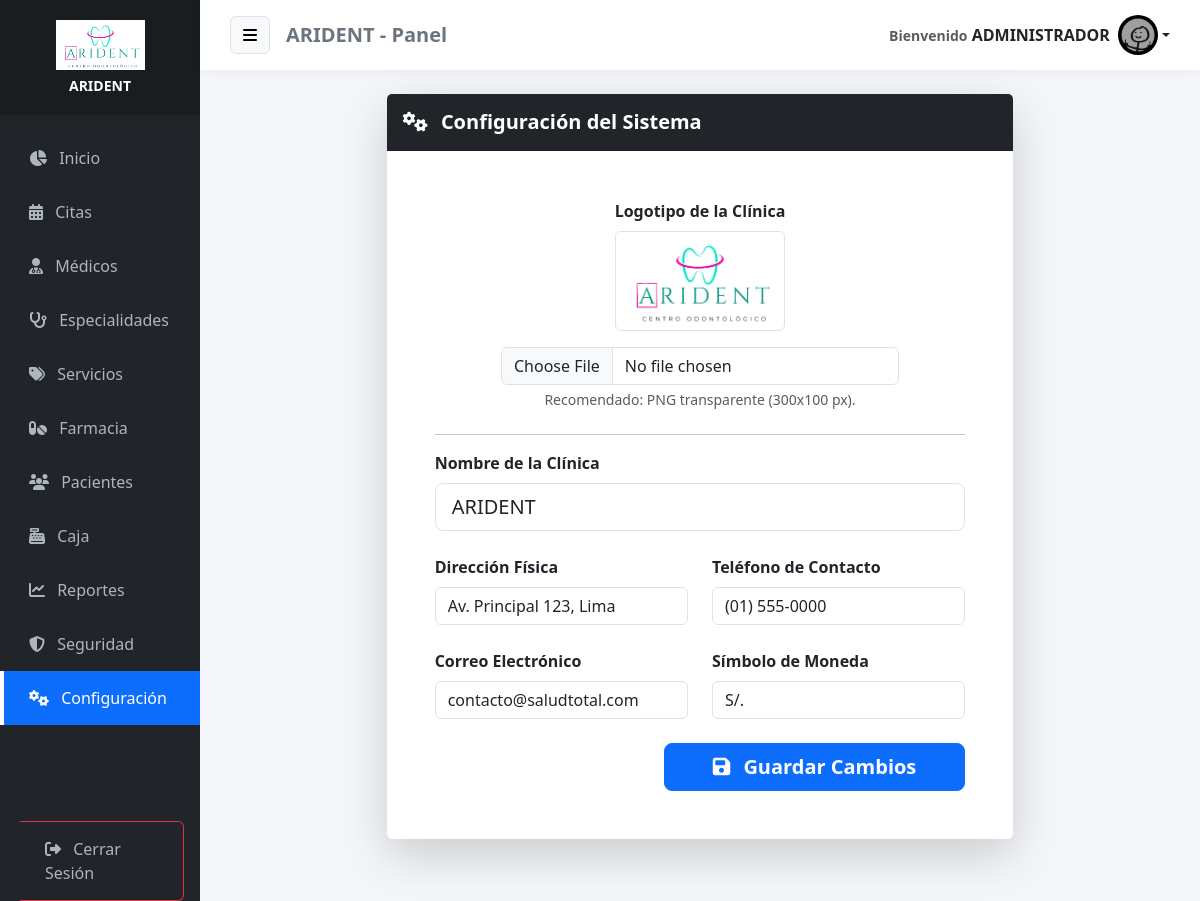
Page /configuracion (signed in) on the committed database.
### tables this page shows
CREATE TABLE IF NOT EXISTS `configuracion` (
  `id` int NOT NULL,
  `nombre_clinica` varchar(100) DEFAULT NULL,
  `direccion` varchar(255) DEFAULT NULL,
  `telefono` varchar(50) DEFAULT NULL,
  `email` varchar(100) DEFAULT NULL,
  `moneda` varchar(5) DEFAULT 'S/.',
  `logo` varchar(255) DEFAULT NULL,
  PRIMARY KEY (`id`)
);

### app/controllers/ConfiguracionController.php (called while the page is built, shortened)
<?php
require_once APP_ROOT . '/models/Configuracion.php';
class ConfiguracionController {
    public function index() {
        $database = new Database();
        $db = $database->connect();
        $configModel = new Configuracion($db);
        $datos = $configModel->obtener();
        require_once APP_ROOT . '/views/admin/configuracion.php';
    }
}

### app/models/Configuracion.php (called while the page is built, shortened)
<?php
class Configuracion {
    private $conn;
    private $table = 'configuracion';
    public function __construct($db) {
        $this->conn = $db;
    }
    public function obtener() {
        $query = "SELECT * FROM " . $this->table . " WHERE id = 1";
        $stmt = $this->conn->prepare($query);
        $stmt->execute();
        return $stmt->fetch(PDO::FETCH_ASSOC);
    }
}

### app/views/admin/configuracion.php (the view, shortened to what this page needs)
<?php require_once APP_ROOT . '/views/layouts/header.php'; ?>
<div class="row justify-content-center">
    <div class="col-md-8">
        <div class="card shadow-lg border-0">
            <div class="card-header bg-dark text-white py-3">
                <h5 class="mb-0 fw-bold"><i class="fas fa-cogs me-2"></i> Configuración del Sistema</h5>
            </div>
            <div class="card-body p-5">
                <form action="<?php echo BASE_URL; ?>/configuracion/guardar" method="POST" enctype="multipart/form-data">
                    <div class="text-center mb-4">
                        <label class="form-label fw-bold d-block">Logotipo de la Clínica</label>
                        <div class="mb-3">
                            <?php if(!empty($datos['logo'])): ?>
                                <img src="<?php echo BASE_URL; ?>/uploads/<?php echo $datos['logo']; ?>?t=<?php echo time(); ?>" alt="Logo Actual" class="img-thumbnail" style="max-height: 100px;">
                            <?php else: ?>
                                <div class="badge bg-secondary p-3">Sin Logo</div>
                            <?php endif; ?>
                        </div>
                        <input type="file" name="logo" class="form-control w-75 mx-auto" accept="image/png, image/jpeg">
                        <div class="form-text">Recomendado: PNG transparente (300x100 px).</div>
                    </div>
                    <hr>
                    <div class="row mb-4">
                        <div class="col-md-12">
                            <label class="form-label fw-bold">Nombre de la Clínica</label>
                            <input type="text" name="nombre" class="form-control form-control-lg" value="<?php echo $datos['nombre_clinica']; ?>" required>
                        </div>
                    </div>
                    <div class="row mb-4">
                        <div class="col-md-6">
                            <label class="form-label fw-bold">Dirección Física</label>
                            <input type="text" name="direccion" class="form-control" value="<?php echo $datos['direccion']; ?>" required>
                        </div>
                        <div class="col-md-6">
                            <label class="form-label fw-bold">Teléfono de Contacto</label>
                            <input type="text" name="telefono" class="form-control" value="<?php echo $datos['telefono']; ?>" required>
                        </div>
                    </div>
                    <div class="row mb-4">
                        <div class="col-md-6">
                            <label class="form-label fw-bold">Correo Electrónico</label>
                            <input type="email" name="email" class="form-control" value="<?php echo $datos['email']; ?>" required>
                        </div>
                        <div class="col-md-6">
                            <label class="form-label fw-bold">Símbolo de Moneda</label>
                            <input type="text" name="moneda" class="form-control" value="<?php echo $datos['moneda']; ?>" required>
                        </div>
                    </div>
                    <div class="d-flex justify-content-end">
                        <button type="submit" class="btn btn-primary btn-lg fw-bold px-5">
                            <i class="fas fa-save me-2"></i> Guardar Cambios
                        </button>
                    </div>
                </form>
            </div>
        </div>
    </div>
</div>
<?php require_once APP_ROOT . '/views/layouts/footer.php'; ?>

### app/views/layouts/header.php (shortened to what this page needs)
<?php
require_once APP_ROOT . '/models/Configuracion.php';
$db_header = new Database();
$conn_header = $db_header->connect();
$configModel_header = new Configuracion($conn_header);
$empresa_header = $configModel_header->obtener();
$nombre_app = !empty($empresa_header['nombre_clinica']) ? $empresa_header['nombre_clinica'] : 'MediCitas';
$logo_app   = !empty($empresa_header['logo']) ? $empresa_header['logo'] : null;
$rol = $_SESSION['id_de_rol_de_usuario'] ?? 0;
$uri = $_SERVER['REQUEST_URI'];
?>
<!DOCTYPE html>
<html lang="es">
<head>
    <link href="https://cdn.jsdelivr.net/npm/bootstrap@5.3.0/dist/css/bootstrap.min.css" rel="stylesheet">
    <link rel="stylesheet" href="https://cdnjs.cloudflare.com/ajax/libs/font-awesome/6.4.0/css/all.min.css">
    <link rel="stylesheet" href="https://cdn.datatables.net/1.13.4/css/dataTables.bootstrap5.min.css">
    <link rel="stylesheet" href="https://cdn.datatables.net/buttons/2.3.6/css/buttons.bootstrap5.min.css">
    <link href="https://cdn.jsdelivr.net/npm/select2@4.1.0-rc.0/dist/css/select2.min.css" rel="stylesheet">
    <link href="https://cdn.jsdelivr.net/npm/select2-bootstrap-5-theme@1.3.0/dist/select2-bootstrap-5-theme.min.css" rel="stylesheet">
</head>
<body>
<div class="container-fluid">
    <div class="row flex-nowrap">
        <div class="col-auto col-md-3 col-xl-2 px-0 sidebar-col bg-dark" id="sidebar">
            <div class="logo-area">
                <?php if ($logo_app && file_exists(APP_ROOT . '/../public/uploads/' . $logo_app)): ?>
                    <div class="mb-2">
                        <img src="<?php echo BASE_URL; ?>/uploads/<?php echo $logo_app; ?>" class="img-fluid" style="max-height:50px;">
                    </div>
                    <h6 class="text-white mb-0 fw-bold small"><?php echo $nombre_app; ?></h6>
                <?php else: ?>
                    <h4 class="text-white mb-0">
                        <i class="fas fa-heartbeat text-primary"></i> <?php echo $nombre_app; ?>
                    </h4>
                <?php endif; ?>
            </div>
            <div class="sidebar-menu mt-3">
                <a href="<?= BASE_URL ?>/home" class="<?= strpos($uri,'home')!==false?'active':'' ?>">
                    <i class="fas fa-chart-pie me-2"></i> Inicio
                </a>
                <a href="<?= BASE_URL ?>/citas" class="<?= strpos($uri,'citas')!==false?'active':'' ?>">
                    <i class="fas fa-calendar-alt me-2"></i> Citas
                </a>
                <?php if ($rol == 1): ?>
                    <a href="<?= BASE_URL ?>/medicos" class="<?= strpos($uri,'medicos')!==false?'active':'' ?>"><i class="fas fa-user-md me-2"></i> Médicos</a>
                    <a href="<?= BASE_URL ?>/especialidades" class="<?= strpos($uri,'especialidades')!==false?'active':'' ?>"><i class="fas fa-stethoscope me-2"></i> Especialidades</a>
                    <a href="<?= BASE_URL ?>/servicios" class="<?= strpos($uri,'servicios')!==false?'active':'' ?>"><i class="fas fa-tags me-2"></i> Servicios</a>
                <?php endif; ?>
                <?php if ($rol == 1 || $rol == 4): ?>
                    <a href="<?= BASE_URL ?>/medicamentos" class="<?= strpos($uri,'medicamentos')!==false?'active':'' ?>"><i class="fas fa-pills me-2"></i> Farmacia</a>
                    <a href="<?= BASE_URL ?>/pacientes" class="<?= strpos($uri,'pacientes')!==false?'active':'' ?>"><i class="fas fa-users me-2"></i> Pacientes</a>
                    <a href="<?= BASE_URL ?>/pagos" class="<?= strpos($uri,'pagos')!==false?'active':'' ?>"><i class="fas fa-cash-register me-2"></i> Caja</a>
                <?php endif; ?>
                <?php if ($rol == 1): ?>
                    <a href="<?= BASE_URL ?>/reportes" class="<?= strpos($uri,'reportes')!==false?'active':'' ?>"><i class="fas fa-chart-line me-2"></i> Reportes</a>
                    <a href="<?= BASE_URL ?>/auditoria" class="<?= strpos($uri,'auditoria')!==false?'active':'' ?>"><i class="fas fa-shield-alt me-2"></i> Seguridad</a>
                    <a href="<?= BASE_URL ?>/configuracion" class="<?= strpos($uri,'configuracion')!==false?'active':'' ?>"><i class="fas fa-cogs me-2"></i> Configuración</a>
                <?php endif; ?>
                <div class="mt-5 pt-5 px-3">
                    <a href="<?= BASE_URL ?>/auth/logout" class="btn btn-outline-danger w-100 text-start">
                        <i class="fas fa-sign-out-alt me-2"></i> Cerrar Sesión
                    </a>
                </div>
            </div>
        </div>
        <div class="col content-col">
            <div class="top-navbar mb-4">
                <div class="d-flex align-items-center">
                    <button class="btn btn-light me-3 border" id="menu-toggle"><i class="fas fa-bars"></i></button>
                    <h5 class="m-0 text-secondary fw-bold d-none d-md-block"><?= $nombre_app ?> - Panel</h5>
                </div>
                <div class="dropdown">
                    <a class="nav-link dropdown-toggle fw-bold text-dark d-flex align-items-center" data-bs-toggle="dropdown">
                        <div class="me-2 text-end d-none d-md-block">
                            <small class="text-muted">Bienvenido</small>
                            <span><?= $_SESSION['user_name'] ?? 'Usuario' ?></span>
                        </div>
                        <?php if (!empty($_SESSION['user_avatar']) && file_exists(APP_ROOT . '/../public/uploads/' . $_SESSION['user_avatar'])): ?>
                            <img src="<?= BASE_URL ?>/uploads/<?= $_SESSION['user_avatar'] ?>" class="rounded-circle" style="width:40px;height:40px;">
                        <?php else: ?>
                            <i class="fas fa-user-circle fa-2x text-primary"></i>
                        <?php endif; ?>
                    </a>
                </div>
            </div>
            <div class="container-fluid px-4">

### app/views/layouts/header.php (style rules this page uses)
body { background-color: #f4f6f9; font-family: 'Segoe UI', sans-serif; overflow-x: hidden; }
.sidebar-col { min-height: 100vh; background: #212529; box-shadow: 2px 0 5px rgba(0,0,0,0.1); padding: 0; transition: all 0.3s; }
.logo-area { background: #1a1d20; padding: 20px 0; text-align: center; }
.sidebar-menu a { color: #adb5bd; text-decoration: none; display: block; padding: 15px 25px; border-left: 4px solid transparent; transition: 0.3s; }
.sidebar-menu a.active { background: #0d6efd; color: white; border-left-color: white; }
.content-col { padding: 0; background-color: #f4f6f9; transition: all 0.3s; }
.top-navbar { background: white; padding: 15px 30px; box-shadow: 0 2px 10px rgba(0,0,0,0.05); display: flex; justify-content: space-between; align-items: center; }

### rows in the picture
configuracion: logo (picture), nombre_clinica "ARIDENT", nombre "ARIDENT", direccion "Av. Principal 123, Lima", telefono "(01) 555-0000", email "contacto@saludtotal.com", moneda "S/."

### other values in the picture
$_SESSION['user_name'] "ADMINISTRADOR"
